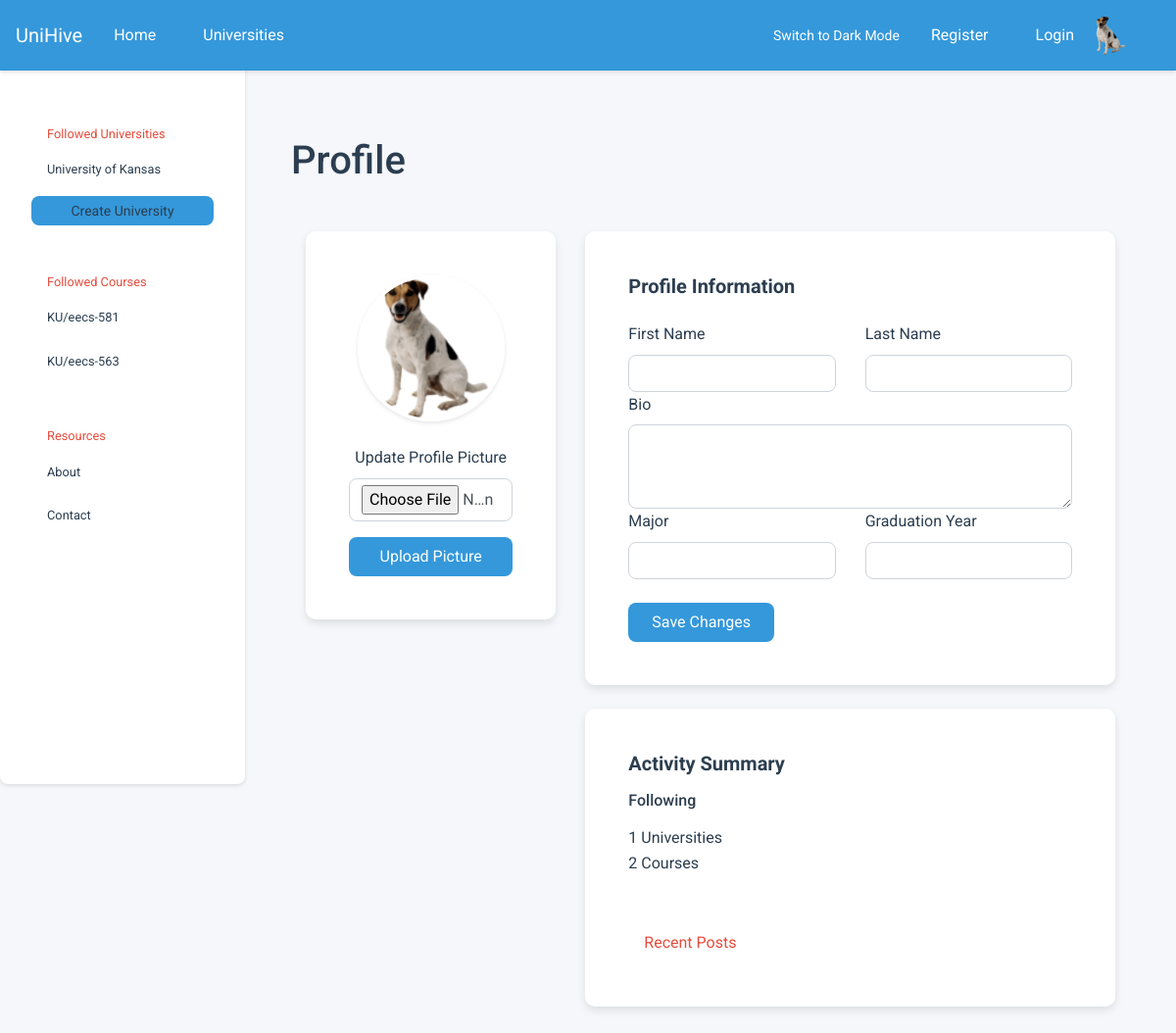
The page /user/test on the database as committed earlier.
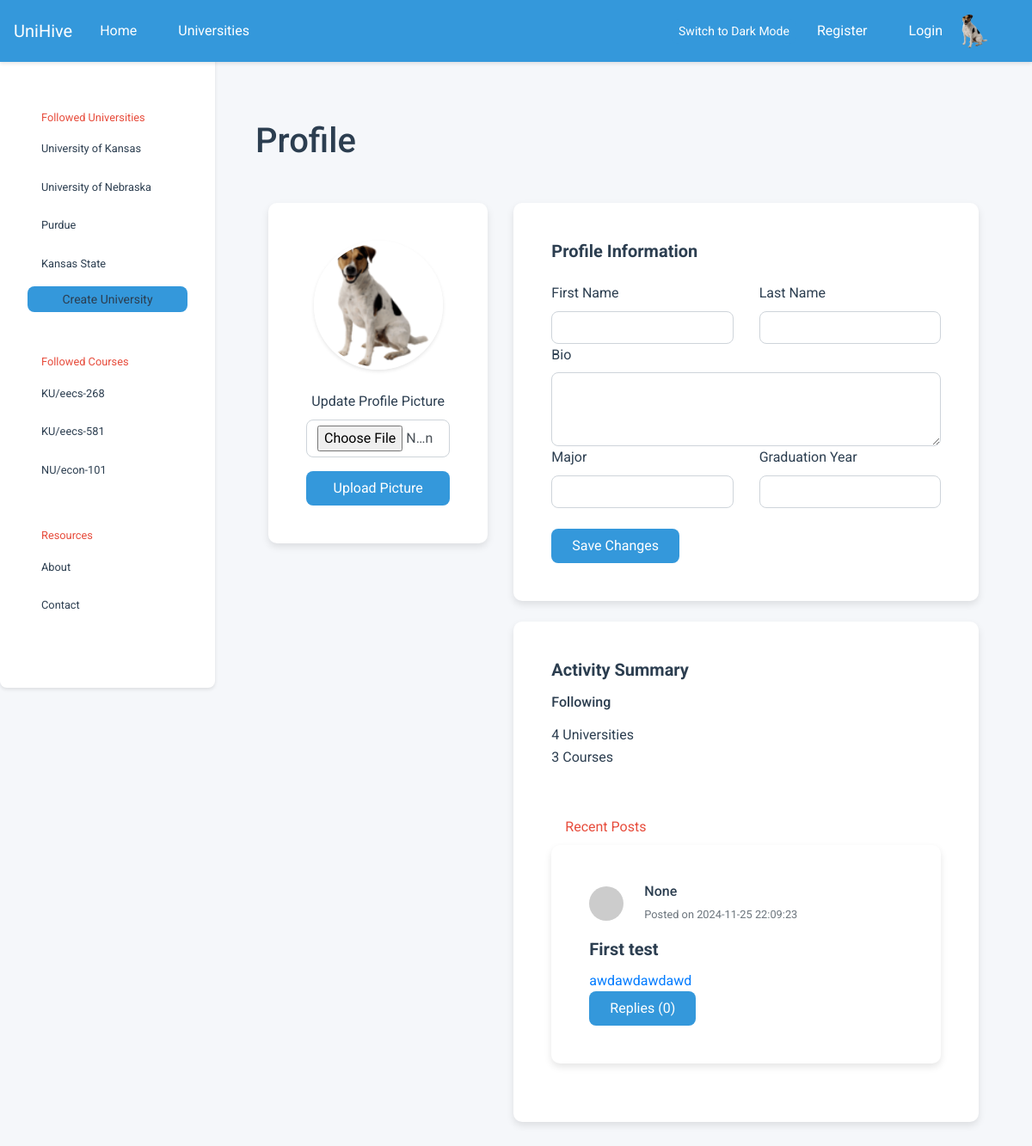
The same page on the database as committed later.
### tables this page shows
CREATE TABLE universities (
            id          INTEGER PRIMARY KEY,
            created     TIMESTAMP DEFAULT CURRENT_TIMESTAMP NOT NULL,
            name        VARCHAR UNIQUE NOT NULL,
            acronym     VARCHAR UNIQUE,
            description VARCHAR,
            logo        VARCHAR
        );

CREATE TABLE courses (
            id            INTEGER PRIMARY KEY AUTOINCREMENT,
            created       TIMESTAMP DEFAULT CURRENT_TIMESTAMP NOT NULL,
            name          VARCHAR NOT NULL,
            description   VARCHAR,
            course_number VARCHAR,
            department    INTEGER,
            hours         INTEGER,
            university    INTEGER NOT NULL,
            popularity_score INTEGER DEFAULT 0 
        );

CREATE TABLE posts (
            id          INTEGER PRIMARY KEY,
            created     TIMESTAMP DEFAULT CURRENT_TIMESTAMP NOT NULL,
            title       VARCHAR NOT NULL,
            content     VARCHAR NOT NULL,
            author      INTEGER NOT NULL,
            author_id   INTEGER NOT NULL, 
            course      INTEGER NOT NULL,
            likes       INTEGER DEFAULT 0,
            dislikes    INTEGER DEFAULT 0,
            reply_count INTEGER DEFAULT 0,
            is_reply    BOOL DEFAULT FALSE,
            parent      INTEGER DEFAULT NULL
        );

### main.py (the view)
@app.route("/user/<username>", methods=["GET", "POST"])
def profile_page(username):
    user = User.get_user_by_username(username)
    if user is None:
        return render_template("404.html"), 404
    return render_template("user_profile.html", user = user, active = "profile-page", recent_posts=get_posts_user_recent())

### course.py (called while the page is built)
    @staticmethod
    def get_course_by_id(id: int):
        params = query(
            f"SELECT {COURSE_PARAMS} FROM courses WHERE id = ?",
            (id,),
            count = 1
        )
        if not params: return None # Course not found
        return Course(*params)     # Construct course object

### db.py (called while the page is built)
def query(query: str, parameters: tuple = tuple(), *, count: int = None):
    try:
        cursor = connection.cursor()               # Create a database cursor
        result = cursor.execute(query, parameters) # Execute the query safely
        connection.commit()                        # Commit the changes to DB
        if count is None:                  # If the count was not set
            return result.fetchall()       # Fetch every row in query
        if count == 1:                     # If the count was set one
            return result.fetchone()       # Fetch a single query row
        else:                              # If count was other value
            return result.fetchmany(count) # Fetch desired row amount
    except sqlite3.Error as e:
        print("[QUERY ERROR]", e)
        return False
    finally:
        cursor.close()

### db_util.py (called while the page is built)
def get_posts_user_recent():
    from post import Post
    query_str = f"""
            SELECT id, created, title, content, author, course FROM posts
            WHERE author = ? AND parent IS NULL ORDER BY created DESC;
        """
    posts = [Post(*params) for params in query(
        query_str,
        (USERS[SESSION.current_user_id].username,)
    )]
    if len(posts) > 4:
        return posts[:3]
    else:
        return posts

### department.py (called while the page is built)
    @staticmethod
    def get_department_by_id(id: int):
        params = query(
            "SELECT id, name, abbreviation, university FROM departments WHERE id = ?",
            (id,),
            count = 1
        )
        if not params: return None # Department not found
        return Department(*params) # Construct department object

### main.py (called while the page is built)
@app.context_processor
def inject_default():
    return dict(
        USERS   = USERS,
        SESSION = SESSION,
        active  = None
    )

### post.py (called while the page is built)
    @property
    def replies(self):
        return [Post(*params) for params in query(
            """
                SELECT id, created, title, content, author_id, course FROM posts
                WHERE parent = ?
                ORDER BY created DESC;
            """,
            (self.id,)
        )]

### templates/user_profile.html (shortened to what this page needs)
{% extends 'base.html' %} {% block content_title %}Profile{% endblock %}  {% block content_main %}
<div class="container mt-5 pb-5">
  <div class="row">
    <div class="col-md-4">
      <div class="card shadow-sm">
        <div class="card-body text-center">
          <div class="profile-picture-container mb-4">
            {% if USERS[SESSION.current_user_id].profile_img %}
            <img
              src="{{ USERS[SESSION.current_user_id].profile_img }}"
              class="rounded-circle profile-picture"
              alt="Profile Picture"
            />
            {% else %}
            <img
              src="{{ url_for('static', filename='profile_pic.jpg') }}"
              class="rounded-circle profile-picture"
              alt="Default Profile Picture"
            />
            {% endif %}
          </div>
          <form method="POST" enctype="multipart/form-data" class="mt-4">
            <div class="mb-3">
              <label for="profile_picture" class="form-label"
                >Update Profile Picture</label
              >
              <input
                type="file"
                class="form-control"
                id="profile_picture"
                name="profile_picture"
                accept="image/*"
              />
            </div>
            <button type="submit" class="btn btn-primary w-100">
              Upload Picture
            </button>
          </form>
        </div>
      </div>
    </div>
    <div class="col-md-8">
      <div class="card shadow-sm">
        <div class="card-body">
          <h5 class="card-title mb-4">Profile Information</h5>
          <form method="POST" class="needs-validation" novalidate>
            <div class="row g-3">
              <div class="col-md-6">
                <label for="firstName" class="form-label">First Name</label>
                <input
                  type="text"
                  class="form-control"
                  id="firstName"
                  name="firstName"
                  required
                />
              </div>
              <div class="col-md-6">
                <label for="lastName" class="form-label">Last Name</label>
                <input
                  type="text"
                  class="form-control"
                  id="lastName"
                  name="lastName"
                  required
                />
              </div>
              <div class="col-12">
                <label for="bio" class="form-label">Bio</label>
                <textarea
                  class="form-control"
                  id="bio"
                  name="bio"
                  rows="3"
                ></textarea>
              </div>
              <div class="col-md-6">
                <label for="major" class="form-label">Major</label>
                <input
                  type="text"
                  class="form-control"
                  id="major"
                  name="major"
                />
              </div>
              <div class="col-md-6">
                <label for="graduationYear" class="form-label"
                  >Graduation Year</label
                >
                <input
                  type="number"
                  class="form-control"
                  id="graduationYear"
                  name="graduationYear"
                />
              </div>
            </div>
            <div class="mt-4">
              <button type="submit" class="btn btn-primary">
                Save Changes
              </button>
            </div>
          </form>
        </div>
      </div>
      <div class="card shadow-sm mt-4">
        <div class="card-body">
          <h5 class="card-title">Activity Summary</h5>
          <div class="row mt-3">
            <div class="col-md-6">
              <h6>Following</h6>
              <p class="mb-0">
                {{ USERS[SESSION.current_user_id].followed_universities|length
                }} Universities
              </p>
              <p>
                {{ USERS[SESSION.current_user_id].followed_courses|length }}
                Courses
              </p>
            </div>
          </div>
          <div class="sidebar-header">Recent Posts</div>
          {% for post in recent_posts %}
          <a
            class="big-link"
            href="{{url_for('post', university_acro=post.course.university.acronym, course_name=post.course.name_combined, post_identifier=post.id)}}"
          >
            <div class="card mb-4">
              <div class="card-body">
                <div class="d-flex align-items-center mb-3">
                  <img
                    src="https://via.placeholder.com/40"
                    class="rounded-circle mr-2"
                    alt="User"
                  />
                  <div class="px-3">
                    <h6 class="mb-1">{{post.author}}</h6>
                    <small class="text-muted">Posted on {{post.created}}</small>
                  </div>
                </div>
                <h5 class="card-title">{{post.title}}</h5>
                <p class="card-text">{{post.content}}</p>
                <a href="#" class="btn btn-primary"
                  >Replies ({{post.replies | length}})</a
                >
              </div>
            </div>
          </a>
          {% endfor %}
        </div>
      </div>
    </div>
  </div>
</div>
{% endblock %}

### templates/base.html (shortened to what this page needs)
<!doctype html>
<html lang="en">
  <head>
    <link
      rel="stylesheet"
      href="https://cdn.jsdelivr.net/npm/bootstrap@4.0.0/dist/css/bootstrap.min.css"
    />
    <link rel="stylesheet" href="{{url_for('static', filename='main.css')}}" />
  </head>
  <body>
    <nav class="navbar navbar-expand-lg navbar-custom fixed-top">
      <div class="container-fluid">
        <div class="d-flex align-items-center">
          <a class="navbar-brand" href="/">UniHive</a>
          <div class="collapse navbar-collapse" id="navbarNavDropdown">
            <ul class="navbar-nav">
              <li class="nav-item">
                <a class="nav-link" href="{{ url_for('home') }}">Home</a>
              </li>
              <li class="nav-item">
                <a class="nav-link" href="#">Universities</a>
              </li>
            </ul>
          </div>
        </div>
        <div class="d-flex align-items-center">
          <button id="theme-toggle" class="btn btn-outline-light btn-sm me-2">
          </button>
          {% if SESSION.current_user_id %}
          <span class="text-light mr-3"
            >Logged in, {{ USERS[SESSION.current_user_id].username }}</span
          >
          <a
            href="{{ url_for('profile') }}"
            class="btn btn-outline-light btn-sm me-2"
            >Profile</a
          >
          <a
            href="{{ url_for('logout') }}"
            class="btn btn-outline-light btn-sm me-2"
            >Logout</a
          >
          <img
            src="{{ url_for('static', filename='profile_pic.jpg') }}"
            class="rounded-circle profile-img"
            alt="Profile"
          />
          {% else %}
          <a class="nav-link" href="{{ url_for('register') }}">Register</a>
          <a
            class="nav-link d-flex align-items-center gap-2"
            href="{{ url_for('login') }}"
          >
            <span>Login</span>
            <img
              src="{{ url_for('static', filename='profile_pic.jpg') }}"
              class="rounded-circle profile-img"
              alt="Default Profile"
            />
          </a>
          {% endif %}
        </div>
      </div>
    </nav>
    <div class="sidebar">
      <div class="sidebar-header">Followed Universities</div>
      {% for followed_university in
      USERS[SESSION.current_user_id].followed_universities %}
      <a
        href="{{url_for('university', university_acro=followed_university.acronym)}}"
        >{{followed_university.name}}</a
      >
      {% endfor %} {% block sidebar_content %} {% endblock %}
      <a
        href="{{url_for('create_university')}}"
        class="btn navbar-toggler btn-sm text-center"
        role="button"
        aria-disabled="true"
        >Create University</a
      >
      <div class="sidebar-header">Followed Courses</div>
      {% for followed_course in USERS[SESSION.current_user_id].followed_courses
      %}
      <a
        href="{{url_for('course', university_acro=followed_course.university.acronym, course=followed_course.name_combined)}}"
        >{{followed_course.university.acronym}}/{{followed_course.name_combined}}</a
      >
      {% endfor %}
      <div class="sidebar-header">Resources</div>
      <a href="#">About</a>
      <a href="#">Contact</a>
    </div>
    <div class="content">
      <div class="container">
        <h1 class="my-5 text-left">{% block content_title %}{% endblock %}</h1>
        {% block content_main %} {% endblock %}
      </div>
    </div>
  </body>
</html>

### static/main.css (style rules this page uses)
:root { --background-color: #f5f7fa; --text-color: #2c3e50; --primary-color: #3498db; --secondary-color: #95a5a6; --accent-color: #e74c3c; --card-bg-color: #ffffff; --card-shadow: rgba(0, 0, 0, 0.1); --link-hover-bg: #ecf0f1; --border-radius: 8px; --transition-speed: 0.3s; }
* { margin: 0; padding: 0; box-sizing: border-box; font-family: "Roboto", sans-serif; }
body { background-color: var(--background-color); color: var(--text-color); line-height: 1.6; transition: background-color var(--transition-speed), color var(--transition-speed); }
.navbar { background-color: var(--primary-color); color: #fff; padding: 1rem 2rem; box-shadow: 0 4px 6px var(--card-shadow); position: fixed; top: 0; left: 0; right: 0; z-index: 1030; }
.navbar a { color: #fff; text-decoration: none; margin-right: 1rem; transition: color var(--transition-speed); }
.sidebar { position: fixed; top: 55px; left: 0; width: 250px; height: calc(100vh - 55px); background-color: var(--card-bg-color); color: var(--text-color); padding: 2rem; display: flex; flex-direction: column; font-size: 0.8rem; border-radius: var(--border-radius); box-shadow: 0 2px 4px var(--card-shadow); }
.sidebar a { display: block; padding: 0.5rem 1rem; margin-bottom: 0.5rem; color: var(--text-color); text-decoration: none; border-radius: var(--border-radius); transition: background-color var(--transition-speed), color var(--transition-speed); }
.sidebar-header { margin-top: 2rem; color: var(--accent-color); padding: 0.5rem 1rem; }
.content { margin-left: 250px; margin-top: 60px; padding: 2rem; }
.card { background-color: var(--card-bg-color); border-radius: var(--border-radius); box-shadow: 0 4px 8px var(--card-shadow); padding: 1.5rem; margin-bottom: 1.5rem; transition: transform var(--transition-speed), box-shadow var(--transition-speed); }
.card-title { font-weight: bold; }
.btn { display: inline-block; background-color: var(--primary-color); color: #fff; padding: 0.75rem 1.5rem; border: none; border-radius: var(--border-radius); cursor: pointer; transition: background-color var(--transition-speed), transform var(--transition-speed); }
h1, h2, h3, h4, h5, h6 { color: var(--text-color); margin-bottom: 1rem; }
p { margin-bottom: 1rem; }

### templates/base.html (style rules this page uses)
.navbar { padding: 0.5rem 1rem; box-shadow: 0 2px 4px rgba(0, 0, 0, 0.1); }
.navbar .container-fluid { padding: 0; }
.nav-link { padding: 0.5rem 1rem !important; }
.profile-img { margin-left: 1em; width: 40px; height: 40px; object-fit: cover; }
.me-2 { margin-right: 0.5rem !important; }
.btn-sm { padding: 0.25rem 0.5rem; font-size: 0.875rem; }

### templates/user_profile.html (style rules this page uses)
.profile-picture-container { position: relative; width: 150px; height: 150px; margin: 0 auto; }
.profile-picture { width: 150px; height: 150px; object-fit: cover; border: 3px solid #fff; box-shadow: 0 2px 4px rgba(0, 0, 0, 0.1); }
.card { border: none; border-radius: 10px; transition: transform 0.2s; }
.form-control { border-radius: 8px; }
.btn-primary { border-radius: 8px; padding: 0.5rem 1.5rem; }

Rows that differ between the two databases and show on the page:
now on this page (row edited): universities: name "University of Nebraska"
added universities: name "Purdue"
added universities: name "Kansas State"
changed courses (number 1 of 3 on the later page): name_combined "eecs-563" → "eecs-268"; moves up the list
added courses: university.acronym "NU", name_combined "econ-101"
now on this page (row edited): posts: author "None", created "2024-11-25 22:09:23", title "First test", content "awdawdawdawd", replies|length "0"
Other text that changed with them:
{{ USERS[SESSION.current_user_id].followed_universities|length }}: "1" → "4"
{{ USERS[SESSION.current_user_id].followed_courses|length }}: "2" → "3"
